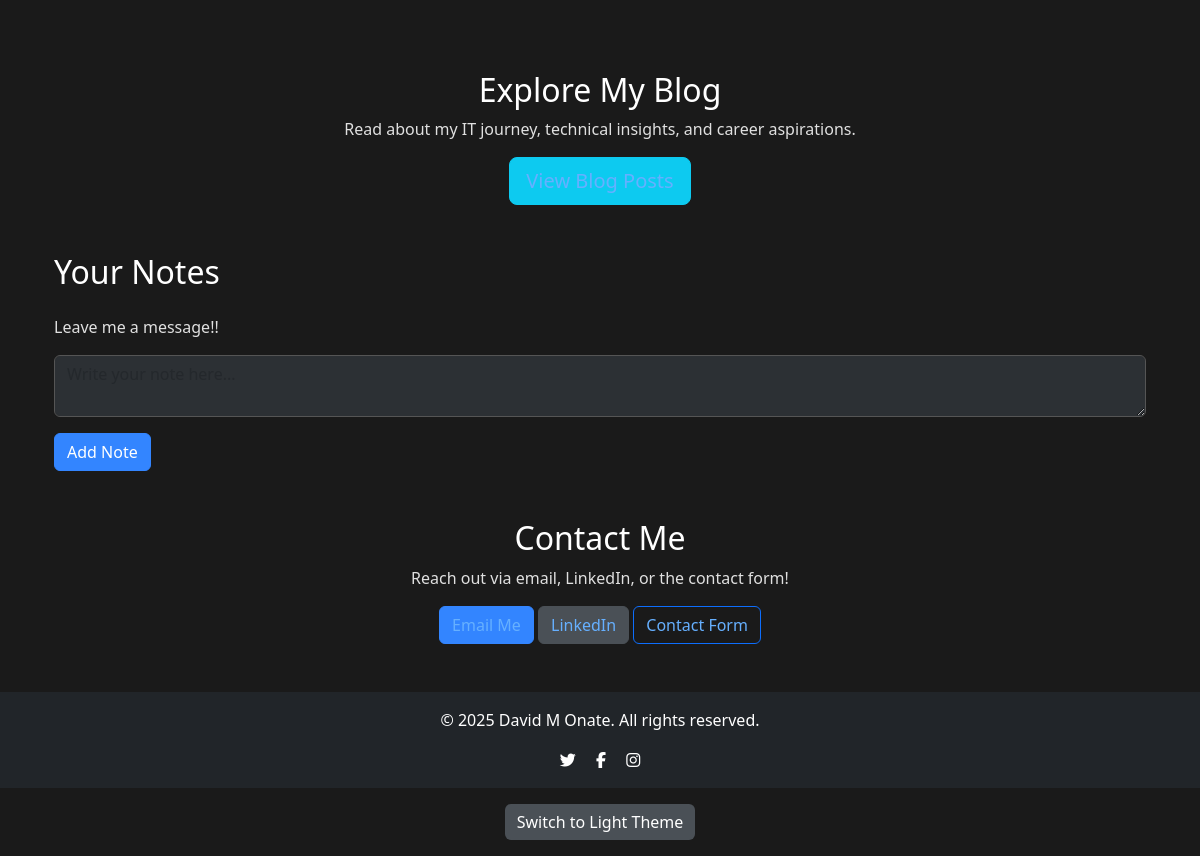
/ (signed in, lower part), run on an earlier commit of the app's database.
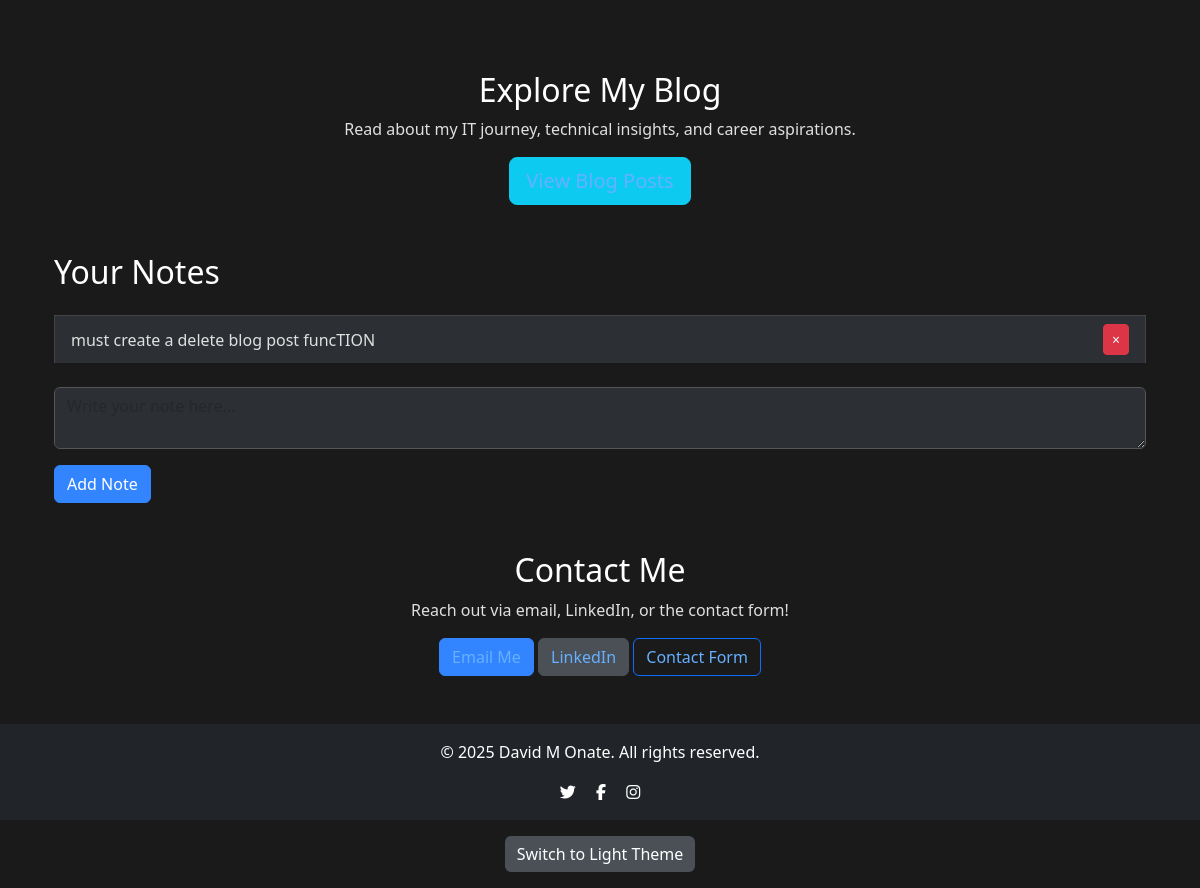
And on a later commit of the database.
### website/models.py (models this page shows)
class Note(db.Model):
    id = db.Column(db.Integer, primary_key=True)
    data = db.Column(db.String(10000))
    date = db.Column(db.DateTime, default=datetime.utcnow)
    user_id = db.Column(db.Integer, db.ForeignKey('user.id'))

### website/views.py (the view, shortened to what this page needs)
@views.route('/', methods=['GET', 'POST'])
def home():
    form = NoteForm()
    visitor_count = Visitor.query.count()
    flash_type = request.args.get('flash')
    flash_message = request.args.get('message')
    if flash_type and flash_message:
        flash(flash_message, category=flash_type)
    return render_template("home.html", user=current_user, form=form, visitor_count=visitor_count)

### website/forms.py
class NoteForm(FlaskForm):
    note = TextAreaField('Note')
    submit = SubmitField('Add Note')

### website/templates/home.html (shortened to what this page needs)
{% extends "base.html" %}
{% block content %}
<div class="container my-4">
    <section class="mb-5">
        <div class="row">
        </div>
    </section>
    <section class="text-center mb-5">
        <h2>Explore My Blog</h2>
        <p>Read about my IT journey, technical insights, and career aspirations.</p>
        <a href="{{ url_for('blog.view_blogposts') }}" class="btn btn-info btn-lg">View Blog Posts</a>
    </section>
</div>
{% if user.is_authenticated and not user.is_guest %}
<div class="container my-4">
    <h2 class="mb-4">Your Notes</h2>
    {% if user.notes %}
    <ul class="list-group list-group-flush mb-4" id="notes">
        {% for note in user.notes %}
        <li class="list-group-item d-flex justify-content-between align-items-center">
            {{ note.data }}
            <button type="button" class="btn btn-danger btn-sm" onClick="deleteNote('{{ note.id }}')">
                <span aria-hidden="true">×</span>
            </button>
        </li>
        {% endfor %}
    </ul>
    {% else %}
    <p>Leave me a message!!</p>
    {% endif %}
    <form method="POST">
        {{ form.note(class="form-control mb-3", placeholder="Write your note here...") }}
        {{ form.submit(class="btn btn-primary") }}
    </form>
</div>
{% endif %}
<div id="contact" class="container my-5">
    <h2 class="text-center">Contact Me</h2>
    <p class="text-center">Reach out via email, LinkedIn, or the contact form!</p>
    <div class="text-center">
        <a href="mailto:david.onate312@gmail.com" class="btn btn-primary">Email Me</a>
        <a href="https://www.linkedin.com/in/davidonate312" target="_blank" class="btn btn-secondary">LinkedIn</a>
        <a href="{{ url_for('views.contact') }}" class="btn btn-outline-primary">Contact Form</a>
    </div>
</div>
{% endblock %}

### website/templates/base.html (shortened to what this page needs)
<!DOCTYPE html>
<html lang="en">
<head>
    <link href="https://cdn.jsdelivr.net/npm/bootstrap@5.3.3/dist/css/bootstrap.min.css" rel="stylesheet">
    <link rel="stylesheet" href="https://cdnjs.cloudflare.com/ajax/libs/font-awesome/6.4.2/css/all.min.css">
    <link rel="stylesheet" href="{{ url_for('static', filename='style.css') }}">
</head>
<body>
    <div class="container my-4">
        {% block content %}
        {% endblock %}
    </div>
    <footer class="bg-dark text-white text-center py-3 mt-4">
        <p>© 2025 David M Onate. All rights reserved.</p>
        <a href="https://twitter.com" class="text-white mx-2"><i class="fab fa-twitter"></i></a>
        <a href="https://facebook.com" class="text-white mx-2"><i class="fab fa-facebook-f"></i></a>
        <a href="https://instagram.com" class="text-white mx-2"><i class="fab fa-instagram"></i></a>
    </footer>
    <div class="text-center my-3">
        <button id="theme-toggle" class="btn btn-secondary">Toggle Theme</button>
    </div>
</body>
</html>

### website/static/style.css (style rules this page uses)
body { background-color: #f8f9fa; color: #212529; transition: background-color 0.3s, color 0.3s; }
body.dark-mode { background-color: #1a1a1a; color: #e0e0e0; }
.container, .container-fluid { background-color: inherit; color: inherit; }
h1, h2, h3, h4, h5, h6 { color: #ffffff; }
body.dark-mode h1, body.dark-mode h2, body.dark-mode h3, body.dark-mode h4, body.dark-mode h5, body.dark-mode h6 { color: #ffffff; }
a { color: #0d6efd; }
body.dark-mode a { color: #66b0ff; }
.btn-primary { background-color: #0d6efd; border-color: #0d6efd; color: #ffffff; }
.btn-secondary { background-color: #6c757d; border-color: #6c757d; color: #ffffff; }
body.dark-mode .btn-primary { background-color: #3385ff; border-color: #3385ff; }
body.dark-mode .btn-secondary { background-color: #4a5056; border-color: #4a5056; }
.form-control { background-color: #ffffff; color: #212529; border: 1px solid #ced4da; }
body.dark-mode .form-control { background-color: #2c3034; color: #e0e0e0; border: 1px solid #555; }
.list-group-item { background-color: #ffffff; color: #212529; border: 1px solid #dee2e6; }
body.dark-mode .list-group-item { background-color: #2c3034; color: #e0e0e0; border: 1px solid #444; }
footer.bg-dark { background-color: #212529 !important; }
footer p, footer a { color: #ffffff; }
#theme-toggle { background-color: #6c757d; color: #ffffff; border: none; }
body.dark-mode #theme-toggle { background-color: #4a5056; }

What changed in the data, as far as the page shows it:
added Note: data "must create a delete blog post funcTION"
Also different on the page:
text no longer shown: "Leave me a message!!"
